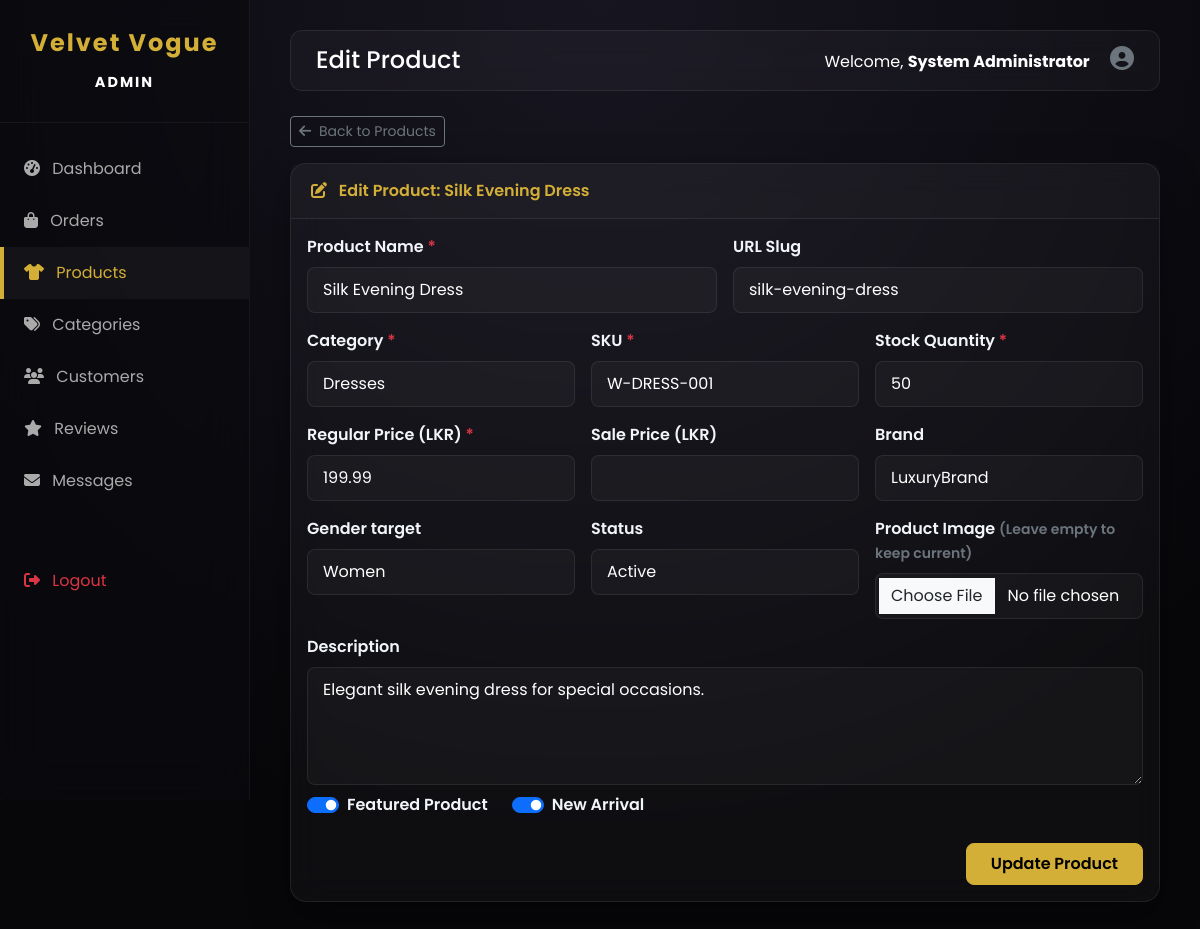
The page /admin/product_edit.php?id=2 (signed in) on the database its author committed.
### tables this page shows
CREATE TABLE `products` (
  `id` int(11) NOT NULL AUTO_INCREMENT,
  `category_id` int(11) NOT NULL,
  `name` varchar(255) NOT NULL,
  `slug` varchar(255) NOT NULL,
  `description` text NOT NULL,
  `price` decimal(10,2) NOT NULL,
  `sale_price` decimal(10,2) DEFAULT NULL,
  `sku` varchar(50) NOT NULL,
  `stock_quantity` int(11) NOT NULL DEFAULT 0,
  `brand` varchar(100) DEFAULT NULL,
  `gender` enum('Men','Women','Kids','Unisex') DEFAULT 'Unisex',
  `is_featured` tinyint(1) DEFAULT 0,
  `is_new` tinyint(1) DEFAULT 1,
  `status` enum('active','inactive','draft') DEFAULT 'active',
  `created_at` timestamp DEFAULT current_timestamp(),
  `updated_at` timestamp DEFAULT current_timestamp() ON UPDATE current_timestamp(),
  PRIMARY KEY (`id`),
  UNIQUE KEY `slug` (`slug`),
  UNIQUE KEY `sku` (`sku`),
  KEY `category_id` (`category_id`)
);

CREATE TABLE `categories` (
  `id` int(11) NOT NULL AUTO_INCREMENT,
  `name` varchar(100) NOT NULL,
  `slug` varchar(100) NOT NULL,
  `description` text DEFAULT NULL,
  `image` varchar(255) DEFAULT NULL,
  `parent_id` int(11) DEFAULT NULL,
  `status` tinyint(1) DEFAULT 1,
  `created_at` timestamp DEFAULT current_timestamp(),
  PRIMARY KEY (`id`),
  UNIQUE KEY `slug` (`slug`),
  KEY `parent_id` (`parent_id`)
);

### admin/product_edit.php (the view, shortened to what this page needs)
<?php
require_once 'includes/header.php';
$product_id = isset($_GET['id']) ? intval($_GET['id']) : 0;
$stmt = $conn->prepare("
    SELECT p.*, pi.image_url
    FROM products p
    LEFT JOIN product_images pi ON pi.product_id = p.id AND pi.is_primary = 1
    WHERE p.id = :id LIMIT 1
");
$stmt->execute([':id' => $product_id]);
$product = $stmt->fetch();
$cat_stmt = $conn->query("SELECT id, name FROM categories ORDER BY name ASC");
$categories = $cat_stmt->fetchAll();
?>
<div class="row mb-3">
    <div class="col-12">
        <a href="products.php" class="btn btn-outline-secondary btn-sm"><i class="fas fa-arrow-left me-1"></i> Back to Products</a>
    </div>
</div>
<div class="card shadow-sm border-0 mb-4">
    <div class="card-header card-header-custom">
        <i class="fas fa-edit me-2"></i> Edit Product: <?php echo htmlspecialchars($product['name']); ?>
    </div>
    <div class="card-body">
        <form method="POST" action="product_edit.php?id=<?php echo $product['id']; ?>" enctype="multipart/form-data" class="row g-3">
            <div class="col-md-6">
                <label for="name" class="form-label fw-semibold">Product Name <span class="text-danger">*</span></label>
                <input type="text" name="name" id="name" class="form-control" required value="<?php echo htmlspecialchars($product['name']); ?>">
            </div>
            <div class="col-md-6">
                <label for="slug" class="form-label fw-semibold">URL Slug</label>
                <input type="text" name="slug" id="slug" class="form-control" value="<?php echo htmlspecialchars($product['slug']); ?>">
            </div>
            <div class="col-md-4">
                <label for="category_id" class="form-label fw-semibold">Category <span class="text-danger">*</span></label>
                <select name="category_id" id="category_id" class="form-select" required>
                    <?php foreach ($categories as $cat): ?>
                        <option value="<?php echo $cat['id']; ?>" <?php echo (intval($product['category_id']) === intval($cat['id'])) ? 'selected' : ''; ?>>
                            <?php echo htmlspecialchars($cat['name']); ?>
                        </option>
                    <?php endforeach; ?>
                </select>
            </div>
            <div class="col-md-4">
                <label for="sku" class="form-label fw-semibold">SKU <span class="text-danger">*</span></label>
                <input type="text" name="sku" id="sku" class="form-control" required value="<?php echo htmlspecialchars($product['sku']); ?>">
            </div>
            <div class="col-md-4">
                <label for="stock_quantity" class="form-label fw-semibold">Stock Quantity <span class="text-danger">*</span></label>
                <input type="number" name="stock_quantity" id="stock_quantity" class="form-control" min="0" required value="<?php echo intval($product['stock_quantity']); ?>">
            </div>
            <div class="col-md-4">
                <label for="price" class="form-label fw-semibold">Regular Price (LKR) <span class="text-danger">*</span></label>
                <input type="number" name="price" id="price" class="form-control" step="0.01" min="0" required value="<?php echo htmlspecialchars($product['price']); ?>">
            </div>
            <div class="col-md-4">
                <label for="sale_price" class="form-label fw-semibold">Sale Price (LKR)</label>
                <input type="number" name="sale_price" id="sale_price" class="form-control" step="0.01" min="0" value="<?php echo htmlspecialchars($product['sale_price'] ?? ''); ?>">
            </div>
            <div class="col-md-4">
                <label for="brand" class="form-label fw-semibold">Brand</label>
                <input type="text" name="brand" id="brand" class="form-control" value="<?php echo htmlspecialchars($product['brand']); ?>">
            </div>
            <div class="col-md-4">
                <label for="gender" class="form-label fw-semibold">Gender target</label>
                <select name="gender" id="gender" class="form-select">
                    <option value="Women" <?php echo ($product['gender'] === 'Women') ? 'selected' : ''; ?>>Women</option>
                </select>
            </div>
            <div class="col-md-4">
                <label for="status" class="form-label fw-semibold">Status</label>
                <select name="status" id="status" class="form-select">
                    <option value="active" <?php echo ($product['status'] === 'active') ? 'selected' : ''; ?>>Active</option>
                </select>
            </div>
            <div class="col-md-4">
                <label for="product_image" class="form-label fw-semibold">Product Image <span class="text-secondary small">(Leave empty to keep current)</span></label>
                <input type="file" name="product_image" id="product_image" class="form-control" accept="image/*">
            </div>
            <div class="col-12">
                <label for="description" class="form-label fw-semibold">Description</label>
                <textarea name="description" id="description" class="form-control" rows="4"><?php echo htmlspecialchars($product['description']); ?></textarea>
            </div>
            <div class="col-12 d-flex gap-4 my-2">
                <div class="form-check form-switch">
                    <input class="form-check-input" type="checkbox" role="switch" name="is_featured" id="is_featured" <?php echo $product['is_featured'] ? 'checked' : ''; ?>>
                    <label class="form-check-label fw-semibold" for="is_featured">Featured Product</label>
                </div>
                <div class="form-check form-switch">
                    <input class="form-check-input" type="checkbox" role="switch" name="is_new" id="is_new" <?php echo $product['is_new'] ? 'checked' : ''; ?>>
                    <label class="form-check-label fw-semibold" for="is_new">New Arrival</label>
                </div>
            </div>
            <div class="col-12 text-end">
                <button type="submit" class="btn btn-luxury px-4 py-2">Update Product</button>
            </div>
        </form>
    </div>
</div>
<?php require_once 'includes/footer.php'; ?>

### admin/includes/header.php (style rules this page uses)
:root { --accent-color: #d4af37; --accent-hover: #f1c40f; --text-main: #f1f5f9; --text-muted: #94a3b8; --glass-bg: rgba(255, 255, 255, 0.03); --glass-border: rgba(255, 255, 255, 0.08); --glass-shadow: 0 16px 40px 0 rgba(0, 0, 0, 0.4); }
body { font-family: 'Poppins', sans-serif; background: radial-gradient(circle at 50% 0%, #171520 0%, #07070a 75%); background-attachment: fixed; color: var(--text-main); overflow-x: hidden; min-height: 100vh; }
.card-header-custom { background-color: rgba(255, 255, 255, 0.02) !important; border-bottom: 1px solid var(--glass-border) !important; color: var(--accent-color) !important; font-weight: 600; padding: 15px 20px !important; }
.card { background: var(--glass-bg) !important; backdrop-filter: blur(16px); -webkit-backdrop-filter: blur(16px); border: 1px solid var(--glass-border) !important; border-radius: 16px !important; box-shadow: var(--glass-shadow) !important; color: var(--text-main) !important; }
.card-body { color: var(--text-main) !important; }
.btn-luxury { background-color: var(--accent-color) !important; color: #000000 !important; border: 1px solid var(--accent-color) !important; font-weight: 600; border-radius: 8px !important; padding: 10px 20px; transition: all 0.3s ease; }
.form-control, .form-select { background: rgba(255, 255, 255, 0.03) !important; border: 1px solid rgba(255, 255, 255, 0.08) !important; color: #ffffff !important; border-radius: 8px !important; padding: 10px 15px !important; transition: all 0.3s ease; }
.form-select option, select option { background-color: #16151f !important; color: #ffffff !important; }
.form-control::placeholder { color: rgba(255, 255, 255, 0.4) !important; }

### rows shown on the page
products: name "Silk Evening Dress", slug "silk-evening-dress", category_id "Dresses", sku "W-DRESS-001", stock_quantity "50", price "199.99", brand "LuxuryBrand", gender "Women", status "Active", description "Elegant silk evening dress for special occasions.", is_featured "☑", is_new "☑"

### other values the page prints
$page_title "Edit Product"
$_SESSION['admin_name'] "System Administrator"
